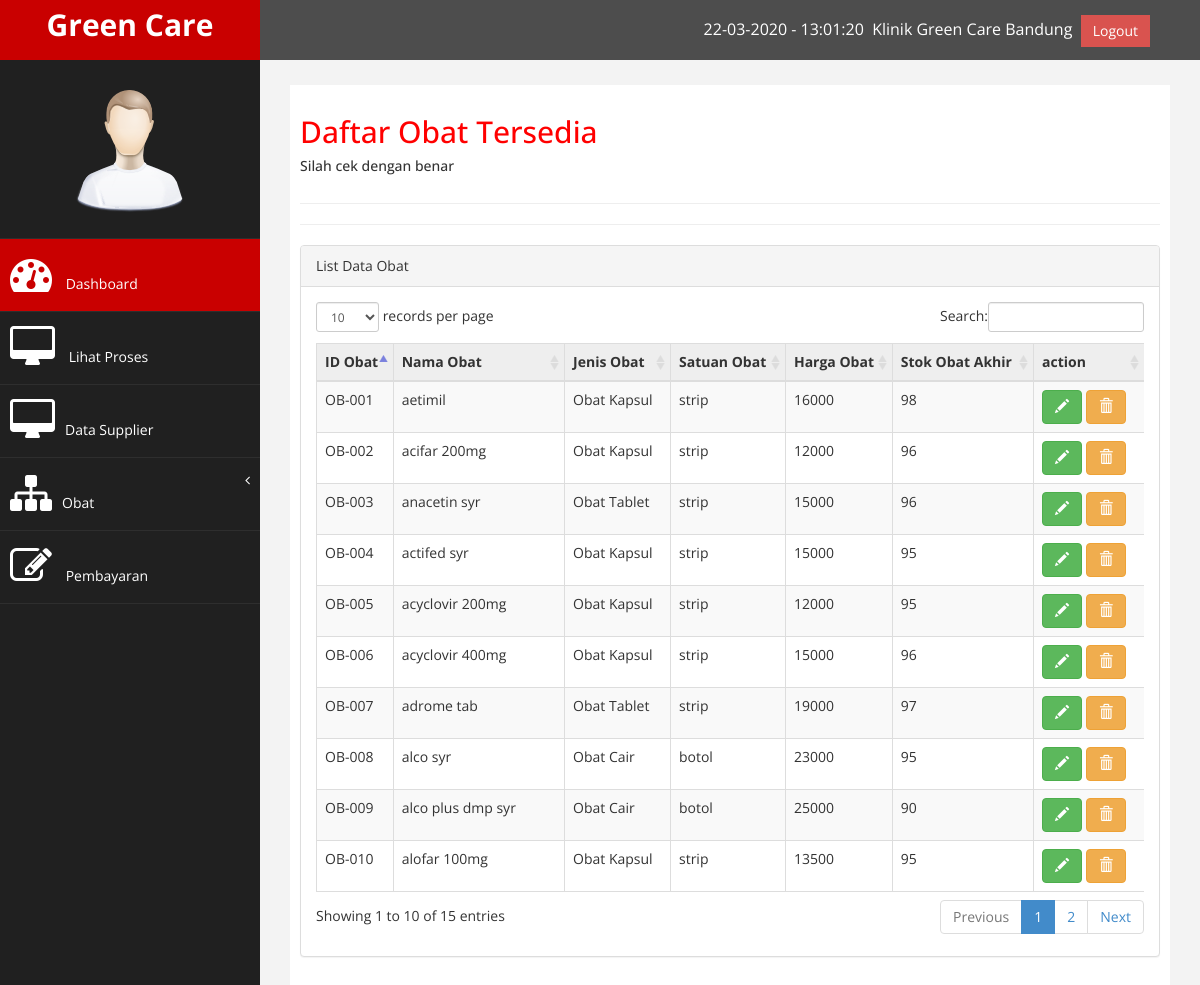
The page /modul/on-pembayaran/lihat_obat.php on the database its author committed.
### tables this page shows
CREATE TABLE `t_obat` (
  `id_obat` varchar(10) NOT NULL,
  `nama_obat` varchar(20) NOT NULL,
  `jenis_obat` varchar(20) NOT NULL,
  `satuan` varchar(100) NOT NULL,
  `harga_obat` varchar(20) NOT NULL,
  `stok_obat_awal` varchar(20) NOT NULL,
  `stok_obat` varchar(100) NOT NULL
);

### modul/on-pembayaran/lihat_obat.php (the view, shortened to what this page needs)
<!DOCTYPE html>
<html xmlns="http://www.w3.org/1999/xhtml">
<head>
    <link href="../../assets/css/bootstrap.css" rel="stylesheet" />
    <link href="../../assets/css/font-awesome.css" rel="stylesheet" />
    <link href="../../assets/js/morris/morris-0.4.3.min.css" rel="stylesheet" />
    <link href="../../assets/css/custom.css" rel="stylesheet" />
    <link href="../../assets/js/dataTables/dataTables.bootstrap.css" rel="stylesheet" />
	<link rel="stylesheet" href="../../assets/Validator/css/formValidation.css"/>
</head>
<body>
    <div id="wrapper">
        <nav class="navbar navbar-default navbar-cls-top " role="navigation" style="margin-bottom: 0">
            <div class="navbar-header">
                <a class="navbar-brand" href="index.php">Green Care</a>
            </div>
  <div style="color: white;
padding: 15px 50px 5px 50px;
float: right;
font-size: 16px;"><?php echo date("d-m-Y");?> - <?php echo $jam=date("H:i:s");	;?> &nbsp;Klinik Green Care Bandung &nbsp;<a href="./../../logout.php" class="btn btn-danger square-btn-adjust">Logout</a> </div>
        </nav>
          <nav class="navbar-default navbar-side" role="navigation">
            <div class="sidebar-collapse">
                <ul class="nav" id="main-menu">
				<li class="text-center">
                    <img src="../../assets/img/find_user.png" class="user-image img-responsive"/>
					</li>
                    <li>
                        <a class="active-menu" href="index.php"><i class="fa fa-dashboard fa-3x"></i> Dashboard</a>
                    </li>
                     <li>
                        <a  href="proses.php"><i class="fa fa-desktop fa-3x"></i> Lihat Proses</a>
                    </li>
					<li>
                        <a  href="supplier.php"><i class="fa fa-desktop fa-3x"></i>Data Supplier</a>
                    </li>
                    <li>
                        <a href="#"><i class="fa fa-sitemap fa-3x"></i>Obat<span class="fa arrow"></span></a>
                      </li>
                    <li>
                        <a  href="pembayaran.php"><i class="fa fa-edit fa-3x"></i> Pembayaran </a>
                    </li>
                </ul>
            </div>
        </nav>
        <div id="page-wrapper" >
            <div id="page-inner">
                <div class="row">
                    <div class="col-md-12">
                     <h2>Daftar Obat Tersedia</h2>
                        <h5>Silah cek dengan benar</h5>
                    </div>
                </div>
					<hr>
					<hr>
                    <div class="panel panel-default">
                        <div class="panel-heading">
                             List Data Obat
                        </div>
                        <div class="panel-body">
                            <div class="table-responsive">
                                <table class="table table-striped table-bordered table-hover" id="dataTables-example">
									<thead bgcolor="#eeeeee" align="center">
                                        <tr>
                                        <th>ID Obat</th>
	                                    <th>Nama Obat</th>
                                        <th>Jenis Obat</th>
                                        <th>Satuan Obat</th>
                                        <th>Harga Obat</th>
                                        <th>Stok Obat Akhir</th>
	                                    <th> action</th>
                                       </tr>
                                      </thead>
                                <tbody>
					<?php
                        $query ="SELECT * FROM t_obat";
                        $sql = mysql_query($query);
                        ?>
                        <?php
                        while ($hasil = mysql_fetch_array($sql))
                        {
                          $id_obat = $hasil ['id_obat'];
                          $nama_obat = $hasil ['nama_obat'];
                          $jenis_obat = $hasil['jenis_obat'];
                          $satuan = $hasil['satuan'];
                          $harga_obat = $hasil['harga_obat'];
                          $stok_obat = $hasil['stok_obat'];
						  ?>
                        <tr>
                          <td><?php echo $id_obat; ?></td>
                          <td><?php echo $nama_obat; ?></td>
                          <td><?php echo $jenis_obat; ?></td>
                          <td><?php echo $satuan; ?></td>
                          <td><?php echo $harga_obat; ?></td>
                          <td><?php echo $stok_obat; ?></td>
                          <td class="center">
                            <div class="centered">
							  <a href="editObat.php?act=edit&id=<?php echo $id_obat;?>" class="btn btn-success" title="Edit"><i class="glyphicon glyphicon-pencil"></i></a>
                              <a href="lihat_obat.php?act=del&id_obat=<?php echo $id_obat;?>" class="btn btn-warning" title="Delete"><i class="glyphicon glyphicon-trash"></i></a>
							   </div>
                            </td>
                        </tr>
                        <?php
                        }
                        ?>
                                    </tbody>
                                </table>
                            </div>
                        </div>
                    </div>
			</div>
                            </div>
                        </div>
</body>
</html>

### assets/css/custom.css (style rules this page uses)
body { font-family: 'Open Sans', sans-serif; }
#wrapper { width: 100%; background:#202020; }
#page-wrapper { padding: 15px 15px; min-height: 600px; background:#F3F3F3; }
#page-inner { width:100%; margin:10px 20px 10px 0px; background-color:#fff!important; padding:10px; min-height:1200px; }
.text-center { text-align:center; }
h2 { color: #f00; }
.square-btn-adjust { border: 0px solid transparent; -webkit-border-radius: 0px; -moz-border-radius: 0px; border-radius: 0px; }
.user-image { margin: 25px auto; -webkit-border-radius: 10px; -moz-border-radius: 10px; border-radius: 10px; max-height:170px; max-width:170px; }
.navbar-cls-top .navbar-brand { color: #fff; background: #C90000; width: 260px; text-align: center; height: 60px; font-size: 30px; font-weight: 700; }
.active-menu { background-color:#C90000!important; }
.arrow { float: right; }
.fa.arrow:before { content: "\f104"; }
.sidebar-collapse , .sidebar-collapse .nav { background:none; }
.sidebar-collapse .nav { padding:0; }
.sidebar-collapse .nav > li > a { color:#fff; background:#202020; text-shadow:none; }
.sidebar-collapse > .nav > li > a { padding:15px 10px; }
.sidebar-collapse > .nav > li { border-bottom: 1px solid rgba(107, 108, 109, 0.19); }
.navbar-side { border:none; background-color: #202020; }
.navbar-cls-top { background:#4D4D4D; border-bottom:none; }
.navbar-default { border:0px solid black; }
.navbar-header { background: #A70303; }
.nav > li > a > i { margin-right:10px; }
@media (min-width:768px) { #page-wrapper { margin: 0 0 0 260px; padding: 15px 30px; min-height: 1200px; } }
@media (min-width:768px) { .navbar-side { z-index: 1; position: absolute; width: 260px; } }
@media (min-width:768px) { .navbar { border-radius: 0px; } }

### rows shown on the page
t_obat: id_obat "OB-001", nama_obat "aetimil", jenis_obat "Obat Kapsul", satuan "strip", harga_obat "16000", stok_obat "98"
t_obat: id_obat "OB-002", nama_obat "acifar 200mg", jenis_obat "Obat Kapsul", satuan "strip", harga_obat "12000", stok_obat "96"
t_obat: id_obat "OB-003", nama_obat "anacetin syr", jenis_obat "Obat Tablet", satuan "strip", harga_obat "15000", stok_obat "96"
t_obat: id_obat "OB-004", nama_obat "actifed syr", jenis_obat "Obat Kapsul", satuan "strip", harga_obat "15000", stok_obat "95"
t_obat: id_obat "OB-005", nama_obat "acyclovir 200mg", jenis_obat "Obat Kapsul", satuan "strip", harga_obat "12000", stok_obat "95"
t_obat: id_obat "OB-006", nama_obat "acyclovir 400mg", jenis_obat "Obat Kapsul", satuan "strip", harga_obat "15000", stok_obat "96"
t_obat: id_obat "OB-007", nama_obat "adrome tab", jenis_obat "Obat Tablet", satuan "strip", harga_obat "19000", stok_obat "97"
t_obat: id_obat "OB-008", nama_obat "alco syr", jenis_obat "Obat Cair", satuan "botol", harga_obat "23000", stok_obat "95"
t_obat: id_obat "OB-009", nama_obat "alco plus dmp syr", jenis_obat "Obat Cair", satuan "botol", harga_obat "25000", stok_obat "90"
t_obat: id_obat "OB-010", nama_obat "alofar 100mg", jenis_obat "Obat Kapsul", satuan "strip", harga_obat "13500", stok_obat "95"
